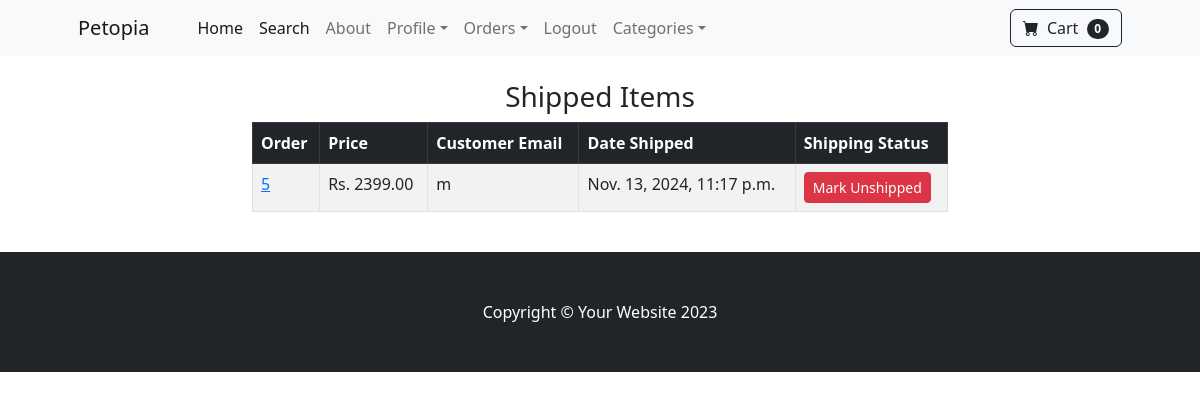
The page /payment/shipped_dash (signed in) on the database its author committed.
### payment/models.py (models this page shows, shortened)
class Order(models.Model):
    user = models.ForeignKey(User, on_delete=models.CASCADE, null=True, blank=True)
    full_name=models.CharField(max_length=250)
    email = models.EmailField(max_length=250)
    shipping_address = models.TextField(max_length=15000)
    amount_paid = models.DecimalField(max_digits=10, decimal_places=2)
    date_ordered = models.DateTimeField(auto_now_add=True)
    shipped = models.BooleanField(default=False)
    date_shipped = models.DateTimeField(blank=True, null=True)

### payment/views.py (the view, shortened to what this page needs)
# urls.py: path('shipped_dash', views.shipped_dash, name="shipped_dash"),
def shipped_dash(request):
    if request.user.is_authenticated and request.user.is_superuser:
       orders = Order.objects.filter(shipped=True)
       return render(request, "payment/shipped_dash.html", {"orders":orders})
    else:
       messages.success(request, "Access Denied")
       return redirect('home')

### cart/cart.py (called while the page is built)
    def __len__(self):
        return len(self.cart)

### cart/context_processors.py (called while the page is built)
def cart(request):
    return {'cart': Cart(request)}

### payment/templates/payment/shipped_dash.html (shortened to what this page needs)
{% extends 'base.html' %}
{% block content %}
<div class="container">
    <div class="row">
        <center>
            <div class="col-8 p-4">
             <h3>Shipped Items</h3>
             <table class="table table-striped table-hover table-bordered">
                <thead class="table-dark">
                  <tr>
                    <th scope="col">Order</th>
                    <th scope="col">Price</th>
                    <th scope="col">Customer Email</th>
                    <th scope="col">Date Shipped</th>
                    <th scope="col">Shipping Status</th>
                  </tr>
                </thead>
                <tbody>
                    {% for item in orders %}
                  <tr>
                    <td><a href="{% url 'orders' item.id %}">{{ item.id }}</a></td>
                    <td>Rs. {{ item.amount_paid}}</td>
                    <td>{{ item.email }}</td>
                    <td>{{ item.date_shipped }}</td>
                    <td><form method="POST">
                        <button type="Submit" class="btn btn-danger btn-sm">Mark Unshipped</button>
                    </form> </td>
                  </tr>
                  {% endfor %}
                </tbody>
              </table>
            </div>
        </center>
    </div>
</div>
{% endblock %}

### rows shown on the page
Order: id "5", amount_paid "2399.00", email "m", date_shipped "Nov. 13, 2024, 11:17 p.m."

### other values the page prints
{{ cart|length }} "0"
